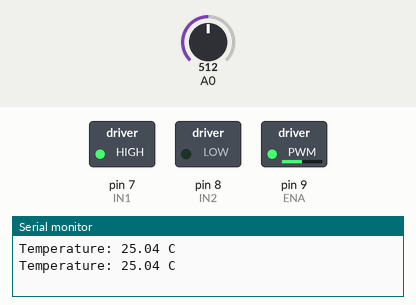
The sketch below on a simulated Arduino Uno, built with avr-gcc and run on an emulated ATmega328P. On the bench: switched loads named in the sketch (green lamp = pin HIGH), the last lines printed to the serial monitor. The inputs (shaded band) are chosen by the test bench; at power-on: A0 = 512.

Above: at 1.8 s.
1.9 s: A0 set to 716
At 2.4 s:
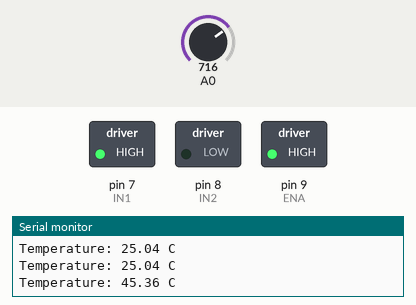
3.5 s: A0 set to 1013
5.2 s: A0 set to 1023
At 6.8 s:
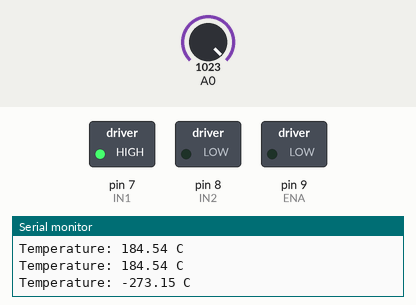
7.5 s: A0 set to 900
At 8.4 s:
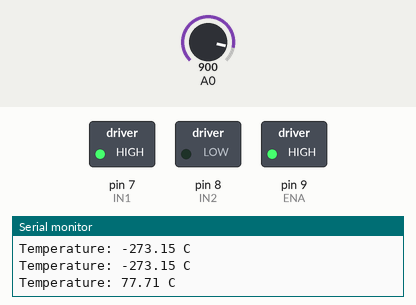
9.5 s: A0 set to 306
At 11.2 s:
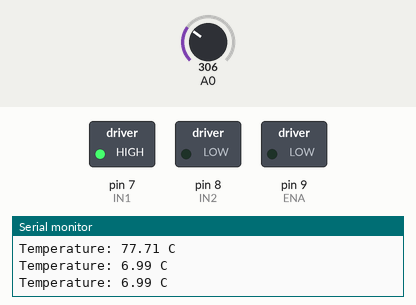
Timing chart, 0 to 12.5 s (numbered marks = the images above; inputs shaded):
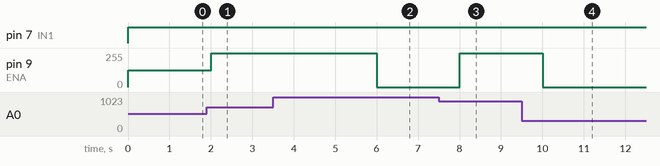

The sketch:

Thermister_03.ino
```cpp
#include <math.h>

// L298 모터 드라이브 핀 설정
const int IN1 = 7;  // 모터 방향 제어 핀 1
const int IN2 = 8;  // 모터 방향 제어 핀 2
const int ENA = 9;  // 모터 속도 제어 PWM 핀

// 써미스터 관련 상수
const float R_FIXED = 10000.0;  // 고정 저항 (10kΩ)
const float VCC = 5.0;          // 전원 전압 (5V)
const float R0 = 10000.0;       // 기준 저항 (25°C에서 10kΩ)
const float T0 = 298.15;        // 기준 온도 (25°C, 단위: K)
const float BETA = 3950.0;      // 베타 상수 (단위: K, 예: 3950K)

void setup() {
  // 모터 제어 핀을 출력으로 설정
  pinMode(IN1, OUTPUT);
  pinMode(IN2, OUTPUT);
  pinMode(ENA, OUTPUT);

  // 시리얼 통신 시작 (디버깅용)
  Serial.begin(9600);
}

void loop() {
  // A0 핀에서 아날로그 값 읽기 (0~1023)
  int sensorValue = analogRead(A0);

  // 측정된 전압 계산
  float Vout = (sensorValue / 1023.0) * VCC;

  // 써미스터 저항 계산 (전압 분배기 공식)
  float R_thermistor = R_FIXED * (VCC / Vout - 1.0);

  // 베타 상수 공식을 사용하여 온도 계산 (단위: K)
  float T = 1.0 / ((1.0 / T0) + (1.0 / BETA) * log(R_thermistor / R0));
  float tempC = T - 273.15;  // 섭씨 온도로 변환

  // 디버깅용 온도 출력
  Serial.print("Temperature: ");
  Serial.print(tempC);
  Serial.println(" C");

  // 온도에 따라 모터 속도 결정
  int speed;
  if (tempC < 20.0) {
    speed = 0;  // 20°C 미만: 모터 정지
  } else if (tempC >= 20.0 && tempC <= 30.0) {
    // 20°C ~ 30°C: 온도에 비례하여 속도 증가 (0~255)
    speed = map(tempC * 10, 200, 300, 0, 255);  // 소수점 처리를 위해 *10
  } else {
    speed = 255;  // 30°C 이상: 최대 속도
  }

  // 모터를 정방향으로 회전
  digitalWrite(IN1, HIGH);
  digitalWrite(IN2, LOW);
  analogWrite(ENA, speed);  // 계산된 속도로 PWM 출력

  // 1초 대기
  delay(1000);
}
```

Measured:
- the behaviour switches between 1022 and 1023 on A0 (found by bisection; images 1 and 2)
- after the input at 1.9 s, pin 9 (ENA): 127/255 → 255/255 after 0.10 s
- after the input at 5.2 s, pin 9 (ENA): 255/255 → 0/255 after 0.81 s
- after the input at 7.5 s, pin 9 (ENA): 0/255 → 255/255 after 0.51 s
- after the input at 9.5 s, pin 9 (ENA): 255/255 → 0/255 after 0.51 s
